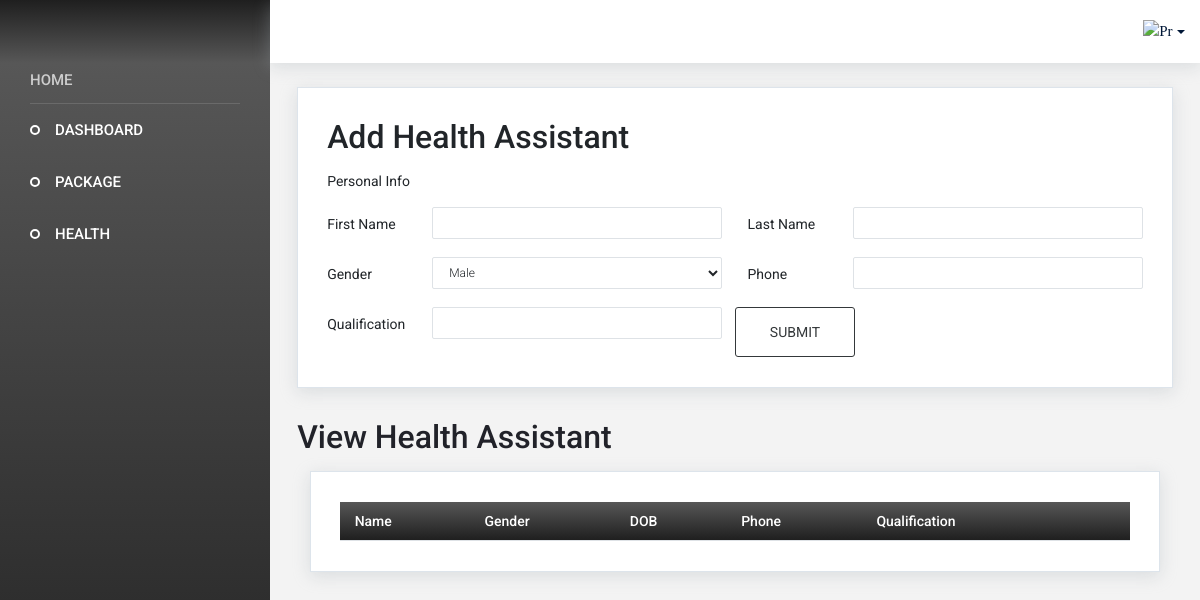
The page /health_assistance (signed in) on the database as committed earlier.
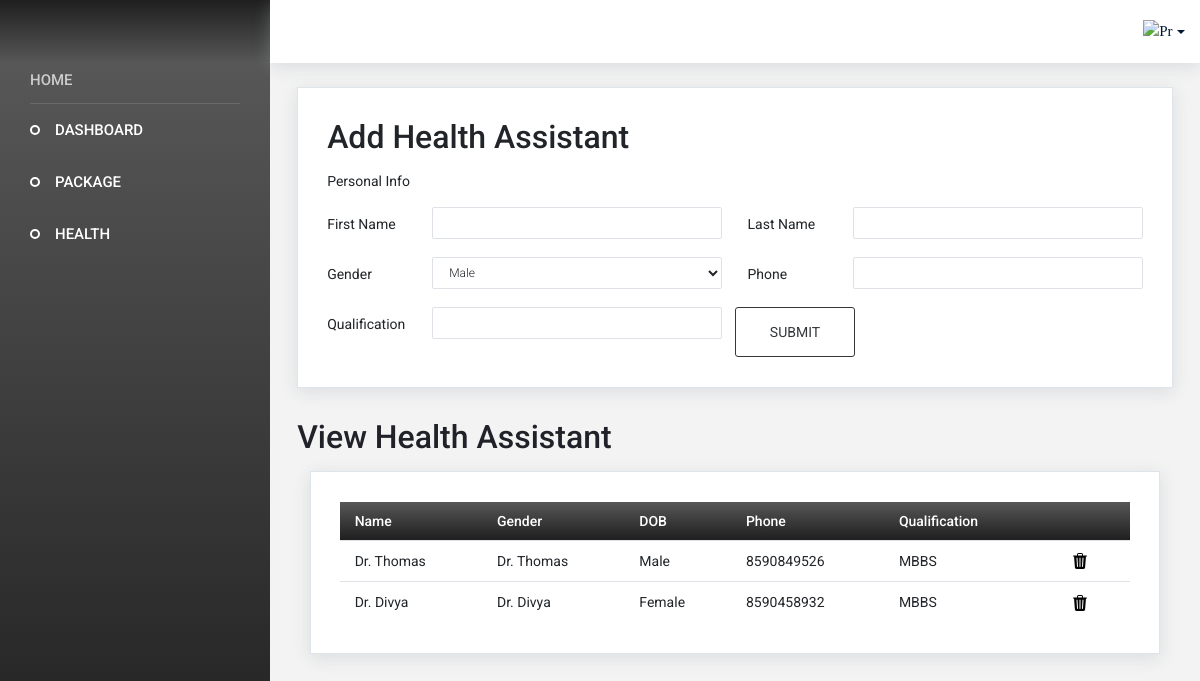
The same page on the database as committed later.
### app/models.py (models this page shows, shortened)
class HealthAssistant(models.Model):
    first_name = models.CharField(max_length=50)
    last_name = models.CharField(max_length=50)
    gender = models.CharField(max_length=50)
    phone_number = models.CharField(max_length=10)
    qualification = models.CharField(max_length=200)
    user_id = models.ForeignKey(CustomUser, on_delete=models.CASCADE)

### app/views.py (the view)
# urls.py: path('health_assistance', views.health_assistance, name="health_assistance"),
@cache_control(no_cache=True, must_revalidate=True, no_store=True)
@login_required(login_url=Login)
def health_assistance(request):
    user = CustomUser.objects.get(id=request.user.id)
    if request.method == 'POST':
        first_name = request.POST['first_name']
        last_name = request.POST['last_name']
        gender = request.POST['gender']
        phone_number = request.POST['phone_number']
        qualification = request.POST['qualification']
        data = HealthAssistant.objects.create(user_id=user, first_name=first_name,last_name=last_name, gender=gender, phone_number=phone_number,qualification=qualification)
        data.save()
        health_assistants = HealthAssistant.objects.filter(user_id=user)
        context = {
            'health_assistants': health_assistants,
            'User':user
        }
        return render(request, 'Agency/health-assistant.html', context)
    else:
        health_assistants = HealthAssistant.objects.filter(user_id=user)
        context = {
            'health_assistants': health_assistants,
            "User":user
        }
        return render(request, 'Agency/health-assistant.html', context)

### template/Agency/health-assistant.html (shortened to what this page needs)
{% extends 'Agency/index.html' %}
{% block content %}
  <div class="main-panel">
    <div class="content-wrapper">
      <div class="row">
        <div class="col-12 grid-margin">
          <div class="card">
            <div class="card-body">
              <h4 class="card-title" style="font-size: xx-large;">Add Health Assistant</h4>
              <form class="form-sample" action="{% url 'health_assistance' %}" method="post">
                <p class="card-description">Personal Info</p>
                <div class="row">
                  <div class="col-md-6">
                    <div class="form-group row">
                      <label class="col-sm-3 col-form-label">First Name</label>
                      <div class="col-sm-9">
                        <input type="text" name="first_name" class="form-control" />
                      </div>
                    </div>
                  </div>
                  <div class="col-md-6">
                    <div class="form-group row">
                      <label class="col-sm-3 col-form-label">Last Name</label>
                      <div class="col-sm-9">
                        <input type="text" name="last_name" class="form-control" />
                      </div>
                    </div>
                  </div>
                </div>
                <div class="row">
                  <div class="col-md-6">
                    <div class="form-group row">
                      <label class="col-sm-3 col-form-label">Gender</label>
                      <div class="col-sm-9">
                        <select class="form-control" name="gender">
                          <option>Male</option>
                        </select>
                      </div>
                    </div>
                  </div>
                <div class="col-md-6">
                  <div class="form-group row">
                    <label class="col-sm-3 col-form-label">Phone </label>
                    <div class="col-sm-9">
                      <input type="text" name="phone_number" class="form-control" />
                    </div>
                  </div>
                </div>
                <div class="col-md-6">
                  <div class="form-group row">
                    <label class="col-sm-3 col-form-label">Qualification</label>
                    <div class="col-sm-9">
                      <input type="text" name="qualification" class="form-control" />
                    </div>
                  </div>
                </div>
                <button type="submit" class="btn btn-outline-primary btn-fw">
                  SUBMIT</button>
              </form>
            </div>
          </div>
        </div>
        <h4 class="card-title" style="font-size: xx-large; margin-top: 30px;"> View Health Assistant</h4>
        <div class="col-lg-12  grid-margin ">
          <div class="card">
            <div class="card-body">
              <table class="table table-hover">
                <thead>
                  <tr>
                    <th>Name</th>
                    <th>Gender</th>
                    <th>DOB</th>
                    <th>Phone</th>
                    <th>Qualification</th>
                    <th></th>
                  </tr>
                </thead>
                <tbody>
                  {% for health_assistant in health_assistants %}
                  <tr>
                    <td>{{health_assistant.first_name}}</td>
                    <td>{{health_assistant.first_name}}</td>
                    <td>{{health_assistant.gender}}</td>
                    <td>{{health_assistant.phone_number}}</td>
                    <td>{{health_assistant.qualification}}</td>
                    <td><a href="{% url 'delete_healthassistant' id=health_assistant.id %}" style="padding-left: 20px;">
                    </a></td>
                  </tr>
                  {% endfor %}
                </tbody>
              </table>
            </div>
          </div>
        </div>
      </div>
    </div>
  </div>
{% endblock %}

Rows that differ between the two databases and show on the page:
added HealthAssistant: first_name "Dr. Thomas", gender "Male", phone_number "8590849526", qualification "MBBS"
added HealthAssistant: first_name "Dr. Divya", gender "Female", phone_number "8590458932", qualification "MBBS"
